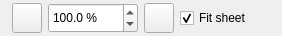
<?xml version="1.0" encoding="UTF-8"?>
<ui version="4.0">
 <class>SheetZoom</class>
 <widget class="QWidget" name="SheetZoom">
  <property name="geometry">
   <rect>
    <x>0</x>
    <y>0</y>
    <width>282</width>
    <height>36</height>
   </rect>
  </property>
  <property name="windowTitle">
   <string>Form</string>
  </property>
  <layout class="QVBoxLayout" name="verticalLayout">
   <property name="leftMargin">
    <number>3</number>
   </property>
   <property name="topMargin">
    <number>3</number>
   </property>
   <property name="rightMargin">
    <number>3</number>
   </property>
   <property name="bottomMargin">
    <number>3</number>
   </property>
   <item>
    <widget class="QWidget" name="widget32" native="true">
     <property name="sizePolicy">
      <sizepolicy hsizetype="MinimumExpanding" vsizetype="Expanding">
       <horstretch>0</horstretch>
       <verstretch>0</verstretch>
      </sizepolicy>
     </property>
     <layout class="QVBoxLayout" name="verticalLayout_7">
      <property name="leftMargin">
       <number>0</number>
      </property>
      <property name="topMargin">
       <number>0</number>
      </property>
      <property name="rightMargin">
       <number>0</number>
      </property>
      <property name="bottomMargin">
       <number>0</number>
      </property>
      <item>
       <widget class="QWidget" name="widget64" native="true">
        <layout class="QHBoxLayout" name="horizontalLayout_5">
         <property name="topMargin">
          <number>0</number>
         </property>
         <property name="bottomMargin">
          <number>0</number>
         </property>
         <item>
          <widget class="QPushButton" name="zoomIn">
           <property name="minimumSize">
            <size>
             <width>30</width>
             <height>30</height>
            </size>
           </property>
           <property name="maximumSize">
            <size>
             <width>30</width>
             <height>30</height>
            </size>
           </property>
           <property name="text">
            <string/>
           </property>
           <property name="icon">
            <iconset resource="../ressources.qrc">
             <normaloff>:/icons/zoom-in-icon.png</normaloff>:/icons/zoom-in-icon.png</iconset>
           </property>
           <property name="iconSize">
            <size>
             <width>20</width>
             <height>20</height>
            </size>
           </property>
          </widget>
         </item>
         <item>
          <widget class="QDoubleSpinBox" name="zoomPercentage">
           <property name="minimumSize">
            <size>
             <width>0</width>
             <height>30</height>
            </size>
           </property>
           <property name="maximumSize">
            <size>
             <width>16777215</width>
             <height>30</height>
            </size>
           </property>
           <property name="prefix">
            <string/>
           </property>
           <property name="suffix">
            <string> %</string>
           </property>
           <property name="decimals">
            <number>1</number>
           </property>
           <property name="minimum">
            <double>20.000000000000000</double>
           </property>
           <property name="maximum">
            <double>500.000000000000000</double>
           </property>
           <property name="value">
            <double>100.000000000000000</double>
           </property>
          </widget>
         </item>
         <item>
          <widget class="QPushButton" name="zoomOut">
           <property name="minimumSize">
            <size>
             <width>30</width>
             <height>30</height>
            </size>
           </property>
           <property name="maximumSize">
            <size>
             <width>30</width>
             <height>30</height>
            </size>
           </property>
           <property name="text">
            <string/>
           </property>
           <property name="icon">
            <iconset resource="../ressources.qrc">
             <normaloff>:/icons/zoom-out-icon.png</normaloff>:/icons/zoom-out-icon.png</iconset>
           </property>
           <property name="iconSize">
            <size>
             <width>20</width>
             <height>20</height>
            </size>
           </property>
          </widget>
         </item>
         <item>
          <widget class="QCheckBox" name="fitSheet">
           <property name="autoFillBackground">
            <bool>false</bool>
           </property>
           <property name="text">
            <string>Fit sheet</string>
           </property>
           <property name="checked">
            <bool>true</bool>
           </property>
          </widget>
         </item>
        </layout>
       </widget>
      </item>
     </layout>
    </widget>
   </item>
  </layout>
 </widget>
 <resources>
  <include location="../ressources.qrc"/>
 </resources>
 <connections/>
</ui>
